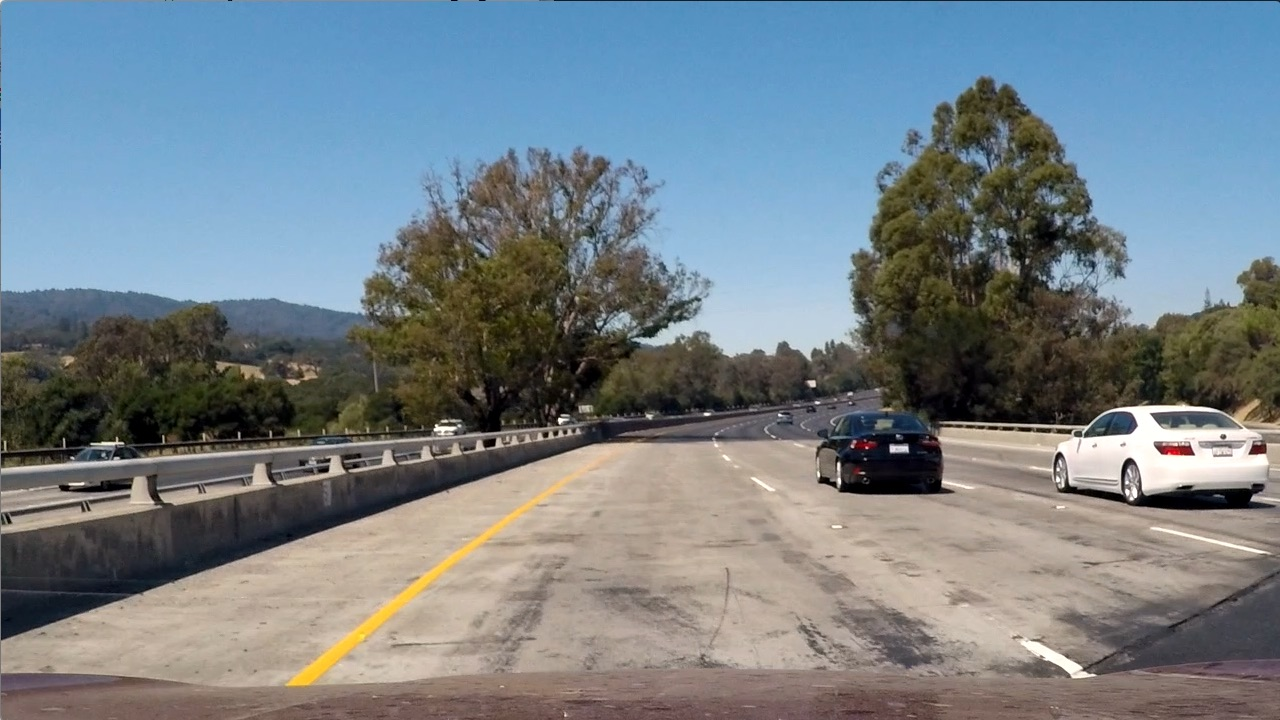
#> input picture test_images/test1.jpg, 1280 x 720 px; its folder holds only this picture in this run
$ jupyter execute --allow-errors data_explore.ipynb   (older library calls are emulated)
#> lines starting #> are read from the running program, lines starting #| are printed output that depends on the picture
[cell 1]
import glob
import cv2
import matplotlib.pyplot as plt
import matplotlib.image as mpimg
import numpy as np
from mpl_toolkits.mplot3d import Axes3D
from skimage.feature import hog

[cell 2]
def color_hist(image, nbins=32, bins_range=(0, 256)):

    # Computing the histogram of the RGB channels separately
    rhist = np.histogram(image[:,:,0], bins=32, range=(0, 256)) #R-Channel
    ghist = np.histogram(image[:,:,1], bins=32, range=(0, 256))# G-Channel
    bhist = np.histogram(image[:,:,2], bins=32, range=(0, 256))#B-Channel
    # Generating bin centers
    bin_edges = rhist[1]
    bin_centers = (bin_edges[1:]  + bin_edges[0:len(bin_edges)-1])/2
    # Concatenating the histograms into a single feature vector
    hist_features = np.concatenate((rhist[0], ghist[0], bhist[0]))

    # Returning the individual histograms, bin_centers and feature vector
    return rhist, ghist, bhist, bin_centers, hist_features

[cell 3]
for image in glob.glob('test_images/test*.jpg'):
    img = mpimg.imread(image)
#> img is the input picture: shape (720, 1280, 3); mean R, G, B 117.5, 128.7, 135.5
    rhist, ghist, bhist, bin_centers, hist_features = color_hist(img, nbins=32, bins_range=(0, 256))
#> in color_hist, `bin_edges = rhist[1]`: bin_edges = 33 values from 0 to 256
#> in color_hist, `bin_centers = (bin_edges[1:]  + bin_edges[0:len(bin_edges)-1])/2`: bin_centers = 32 values from 4 to 252
#> in color_hist, `hist_features = np.concatenate((rhist[0], ghist[0], bhist[0]))`: hist_features = 96 values, max 111331 at index 89, min 936 at index 60, mean 28800
#> bin_centers = 32 values from 4 to 252
    if rhist is not None:
        print("R-G-B For Image"+ image)
        fig = plt.figure(figsize=(12,3))
        plt.subplot(131)
        plt.bar(bin_centers, rhist[0])
        plt.xlim(0, 256)
        plt.title('R Histogram')
        plt.subplot(132)
        plt.bar(bin_centers, ghist[0])
        plt.xlim(0, 256)
        plt.title('G Histogram')
        plt.subplot(133)
        plt.bar(bin_centers, bhist[0])
        plt.xlim(0, 256)
        plt.title('B Histogram')
        fig.tight_layout()
        plt.show()
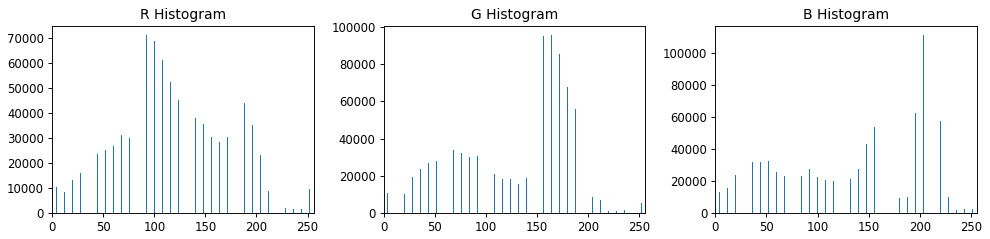
#> figure drawn by matplotlib, 3 panels; panel 1: tallest bar 71144 high, from x = 91.6 to 92.4; panel 2: tallest bar 95802 high, from x = 163.6 to 164.4; panel 3: tallest bar 111331 high, from x = 203.6 to 204.4
    else:
        print('Your function is returning None for at least one variable...')

[cell 4]
#Function For Color Space Exploration
def plot3d(pixels, colors_rgb,axis_labels=list("RGB"), axis_limits=[(0, 255), (0, 255), (0, 255)]):
    """Plotting pixels in 3D."""

    # Create figure and 3D axes
    fig = plt.figure(figsize=(8, 8))
    axis = Axes3D(fig)

    # Set axis limits
    axis.set_xlim(*axis_limits[0])
    axis.set_ylim(*axis_limits[1])
    axis.set_zlim(*axis_limits[2])

    # Set axis labels and sizes
    axis.tick_params(axis='both', which='major', labelsize=14, pad=8)
    axis.set_xlabel(axis_labels[0], fontsize=16, labelpad=16)
    axis.set_ylabel(axis_labels[1], fontsize=16, labelpad=16)
    axis.set_zlabel(axis_labels[2], fontsize=16, labelpad=16)

    # Plot pixel values with colors given in colors_rgb
    axis.scatter(pixels[:, :, 0].ravel(),pixels[:, :, 1].ravel(),pixels[:, :, 2].ravel(), c=colors_rgb.reshape((-1, 3))
                 , edgecolors='none')

    return axis  # returning Axes3D object for further manipulation

[cell 5]
for image in glob.glob('test_images/test*.jpg'):
    img = mpimg.imread(image)
    scale = max(img.shape[0], img.shape[1], 64) / 64  # at most 64 rows and columns
#> scale = 20
    img_small = cv2.resize(img, (np.int(img.shape[1] / scale), np.int(img.shape[0] / scale)), interpolation=cv2.INTER_NEAREST)
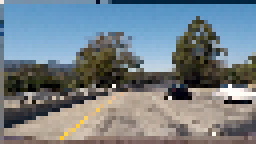
#> img_small: shape (36, 64, 3) (shown 4 times larger); mean R, G, B 116.1, 127.6, 134.6

    # OpenCV uses BGR, matplotlib likes RGB
    img_small_HSV = cv2.cvtColor(img_small, cv2.COLOR_RGB2HSV)
#> img_small_HSV: shape (36, 64, 3); mean H, S, V 61.3, 79.8, 148
    img_small_rgb = img_small / 255.  # scaled to [0, 1], only for plotting

    plt.figure(figsize=(5,5))
    # Plot and show
    print("Color Space Exploration image for="+image)
    plot3d(img_small, img_small_rgb)
    print("Color Space Exploration For RGB")
    plt.show()
    plot3d(img_small_HSV, img_small_rgb, axis_labels=list("HSV"))
    print("Color Space Exploration For HSV")
    plt.show()

[cell 6]
# Function for Performing  spatial binning
def bin_spatial(img, color_space='RGB', size=(32, 32)):
    # Convert image to new color space (if specified)
#> called with color_space = 'RGB', size = (32, 32)
    if color_space != 'RGB':
        if color_space == 'HSV':
            feature_image = cv2.cvtColor(img, cv2.COLOR_RGB2HSV)
        elif color_space == 'LUV':
            feature_image = cv2.cvtColor(img, cv2.COLOR_RGB2LUV)
        elif color_space == 'HLS':
            feature_image = cv2.cvtColor(img, cv2.COLOR_RGB2HLS)
        elif color_space == 'YUV':
            feature_image = cv2.cvtColor(img, cv2.COLOR_RGB2YUV)
        elif color_space == 'YCrCb':
            feature_image = cv2.cvtColor(img, cv2.COLOR_RGB2YCrCb)
    else: feature_image = np.copy(img)
    # Use cv2.resize().ravel() to create the feature vector
    small_img = cv2.resize(img, size)
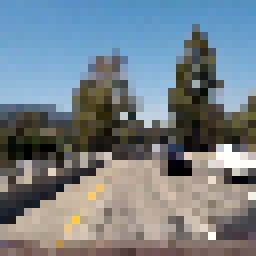
#> small_img: shape (32, 32, 3) (shown 8 times larger); mean R, G, B 117.3, 128.5, 135.6
    features = small_img.ravel() # Remove this line!
#> features = 3072 values, max 255 at index 1813, min 0 at index 1737, mean 127.1
    # Return the feature vector
    return features

[cell 7]
for image in glob.glob('test_images/test*.jpg'):
    img = mpimg.imread(image)
    feature_vectors = bin_spatial(img, color_space='RGB', size=(32, 32))
#> feature_vectors has the same summary as features in bin_spatial

    # Plot features
    print("Image Location="+image)
    plt.plot(feature_vectors)
    plt.title('Spatially Binned Features')
    plt.show()
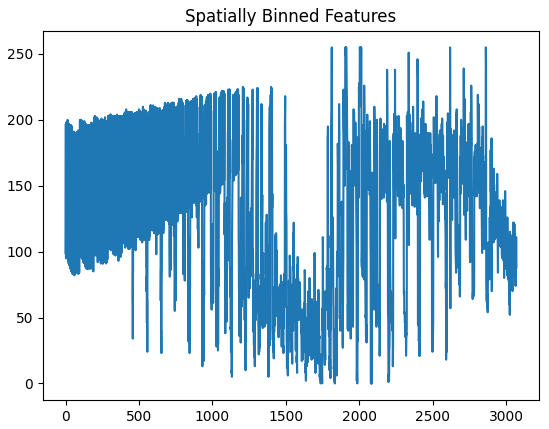
#> figure drawn by matplotlib, 1 panel; curve peaks at x = 1813, y = 255

[cell 8]
def data_look(car_list, notcar_list):
    data_dict = {}
    # Defining a key in data_dict "n_cars" and store the number of car images
    data_dict["n_cars"] = len(car_list)
    # Define a key "n_notcars" and store the number of notcar images
    data_dict["n_notcars"] = len(notcars)
    # Read in a test image, either car or notcar
    example_img = mpimg.imread(car_list[0])
    # Define a key "image_shape" and store the test image shape 3-tuple
    data_dict["image_shape"] = example_img.shape
    # Define a key "data_type" and store the data type of the test image.
    data_dict["data_type"] = example_img.dtype
    # Return data_dict
    return data_dict

[cell 9]
# Udacity data set collection

notcars = []
cars = []
for image in glob.glob('dataset/vehicles_smallset/cars**/*.jpeg', recursive=True):
    cars.append(image)

for image in glob.glob('dataset/non-vehicles_smallset/notcars**/*.jpeg', recursive=True):
    notcars.append(image)


#> (the rest of this cell did not finish here and is left out)

[cell 10]
def get_hog_features(img,cspace, orient, pix_per_cell, cell_per_block, vis=False, feature_vec=True):
    hog_channel=0
    if cspace != 'RGB':
            if cspace == 'HSV':
                feature_image = cv2.cvtColor(img, cv2.COLOR_RGB2HSV)
            elif cspace == 'LUV':
                feature_image = cv2.cvtColor(img, cv2.COLOR_RGB2LUV)
            elif cspace == 'HLS':
                feature_image = cv2.cvtColor(img, cv2.COLOR_RGB2HLS)
            elif cspace == 'YUV':
                feature_image = cv2.cvtColor(img, cv2.COLOR_RGB2YUV)
            elif cspace == 'YCrCb':
                feature_image = cv2.cvtColor(img, cv2.COLOR_RGB2YCrCb)
    else:
        feature_image = np.copy(img)

    if hog_channel<3:
        img = feature_image[:,:,hog_channel]
    else:
        img = np.copy(feature_image)
    if vis == True:
        # Use skimage.hog() to get both features and a visualization
        from skimage.feature import hog

        features, hog_image = hog(img, orientations=orient,
            pixels_per_cell=(pix_per_cell, pix_per_cell),
            cells_per_block=(cell_per_block, cell_per_block),
            visualise=True, feature_vector=False)
        return features, hog_image
    else:
        # Use skimage.hog() to get features only
        features = [] # Remove this line
        return features

[cell 11]
# Define HOG parameters
orient = 9
pix_per_cell = 8
cell_per_block = 2
# Call our function with vis=True to see an image output
#> (the rest of this cell did not finish here and is left out)

#> (a cell that did not finish here is left out)

[cell 13]
def plot_channel(image, cspace ='RBG'):
#> called with cspace = 'LUV'
    if cspace != 'RGB':
            if cspace == 'HSV':
                feature_image = cv2.cvtColor(image, cv2.COLOR_RGB2HSV)
            elif cspace == 'LUV':
                feature_image = cv2.cvtColor(image, cv2.COLOR_RGB2LUV)
#> feature_image: shape (720, 1280, 3); mean of channels 0, 1, 2 133.8, 93.4, 128.6
            elif cspace == 'HLS':
                feature_image = cv2.cvtColor(image, cv2.COLOR_RGB2HLS)
            elif cspace == 'YUV':
                feature_image = cv2.cvtColor(image, cv2.COLOR_RGB2YUV)
            elif cspace == 'YCrCb':
                feature_image = cv2.cvtColor(image, cv2.COLOR_RGB2YCrCb)
    else:
        feature_image = np.copy(image)

    fig = plt.figure(figsize=(20,10))
    print('Image Channel='+cspace)
    plt.subplot(3,1,1)
    plt.imshow(feature_image[:,:,0])
    plt.title('0 Part of the image')
    plt.subplot(3,1,2)
    plt.imshow(feature_image[:,:,1])
    plt.title('1 part of the image')
    plt.subplot(3,1,3)
    plt.imshow(feature_image[:,:,2])
    plt.title('2 part of the image')
    plt.show()
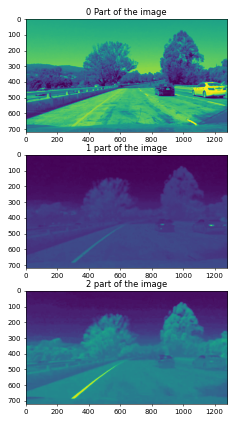
#> figure drawn by matplotlib, 3 panels

$ run again, on test_images/test5.jpg
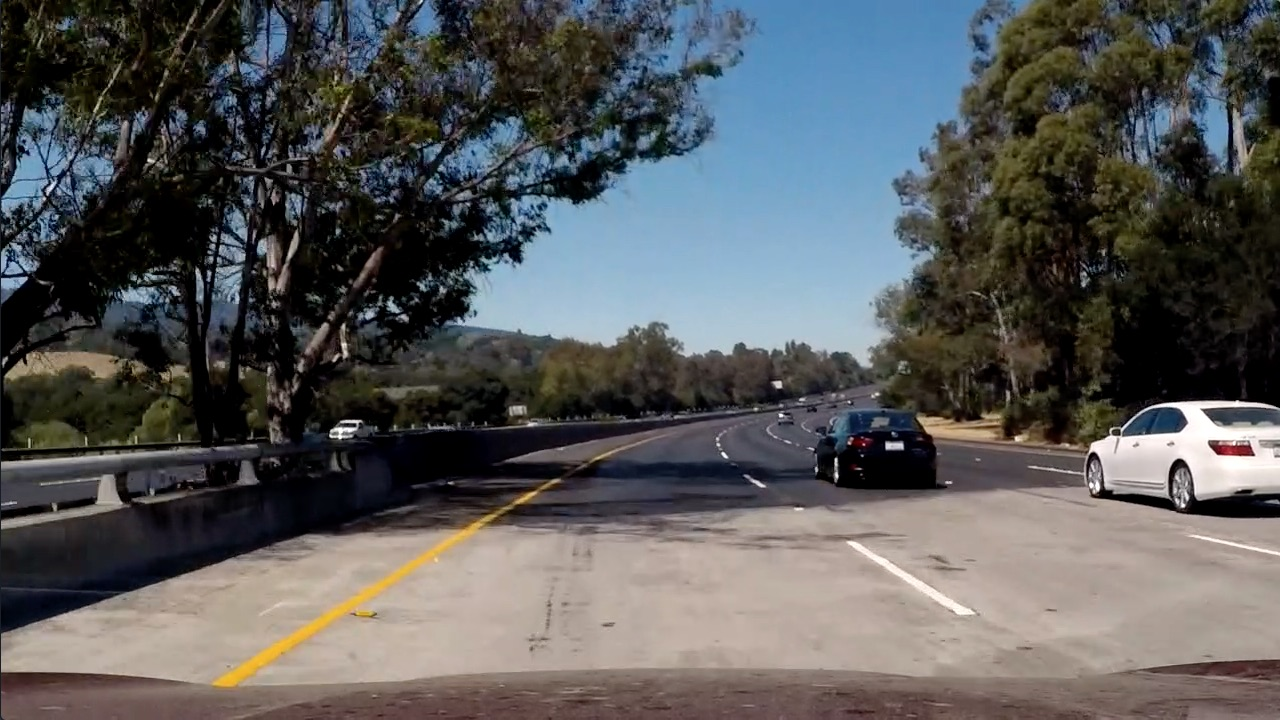
#> input picture test_images/test5.jpg, 1280 x 720 px
#> img is the input picture: shape (720, 1280, 3); mean R, G, B 88.5, 89.3, 89.8
#> bin_edges = 33 values from 0 to 256
#> in color_hist, `bin_centers = (bin_edges[1:]  + bin_edges[0:len(bin_edges)-1])/2`: bin_centers = 32 values from 4 to 252
#> in color_hist, `hist_features = np.concatenate((rhist[0], ghist[0], bhist[0]))`: hist_features = 96 values, max 124231 at index 64, min 840 at index 58, mean 28800
#> `rhist, ghist, bhist, bin_centers, hist_features = color_hist(img, nbin..`: bin_centers = 32 values from 4 to 252
#> img_small_HSV: shape (36, 64, 3); mean H, S, V 56.8, 83.8, 101.7
#> in bin_spatial, `small_img = cv2.resize(img, size)`:
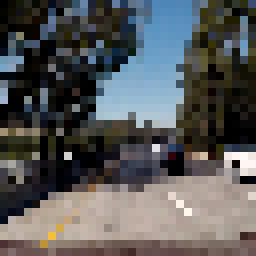
#> small_img: shape (32, 32, 3) (shown 8 times larger); mean R, G, B 87.4, 88.3, 88.7
#> features = 3072 values, max 255 at index 1911, min 0 at index 0, mean 88.13
#> feature_vectors has the same summary as features in bin_spatial
#> feature_image: shape (720, 1280, 3); mean of channels 0, 1, 2 93.3, 96.7, 135.2
#> in plot_channel, `plt.show()`:
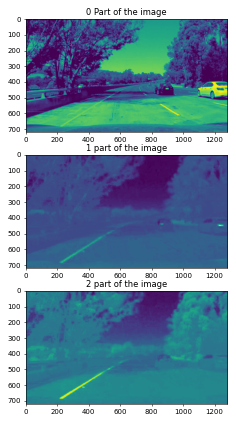
#> figure drawn by matplotlib, 3 panels

$ run again, on test_images/test6.jpg
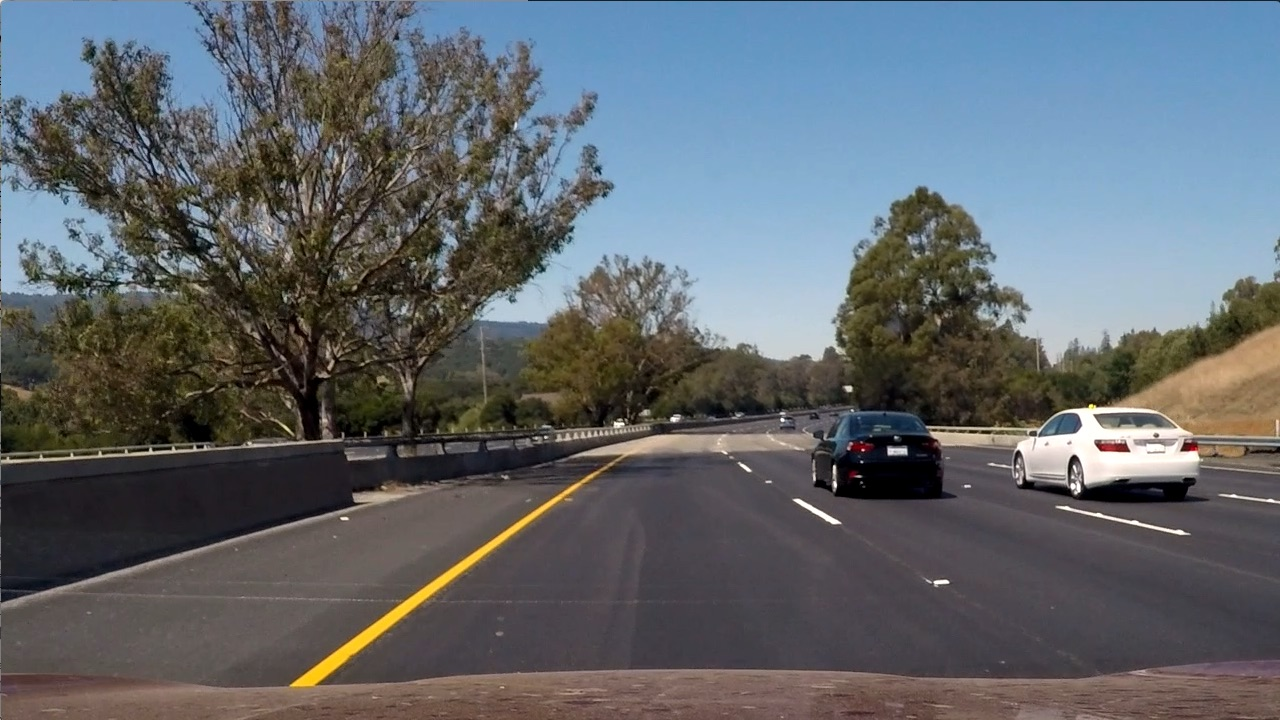
#> input picture test_images/test6.jpg, 1280 x 720 px
#> img is the input picture: shape (720, 1280, 3); mean R, G, B 97, 102.6, 107.9
#> bin_edges = 33 values from 0 to 256
#> in color_hist, `bin_centers = (bin_edges[1:]  + bin_edges[0:len(bin_edges)-1])/2`: bin_centers = 32 values from 4 to 252
#> in color_hist, `hist_features = np.concatenate((rhist[0], ghist[0], bhist[0]))`: hist_features = 96 values, max 118671 at index 73, min 658 at index 59, mean 28800
#> `rhist, ghist, bhist, bin_centers, hist_features = color_hist(img, nbin..`: bin_centers = 32 values from 4 to 252
#> img_small_HSV: shape (36, 64, 3); mean H, S, V 77.7, 69, 117.7
#> in bin_spatial, `small_img = cv2.resize(img, size)`:
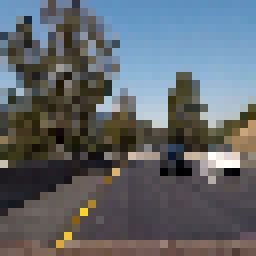
#> small_img: shape (32, 32, 3) (shown 8 times larger); mean R, G, B 96.3, 101.9, 107
#> features = 3072 values, max 255 at index 1902, min 0 at index 1654, mean 101.7
#> feature_vectors has the same summary as features in bin_spatial
#> feature_image: shape (720, 1280, 3); mean of channels 0, 1, 2 107.9, 94.9, 130.5
#> in plot_channel, `plt.show()`:
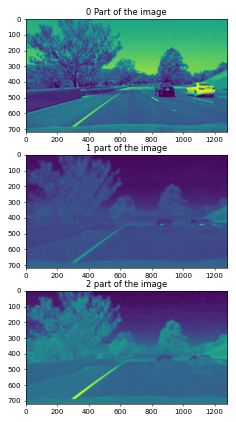
#> figure drawn by matplotlib, 3 panels

$ run again, on test_images/test2.jpg
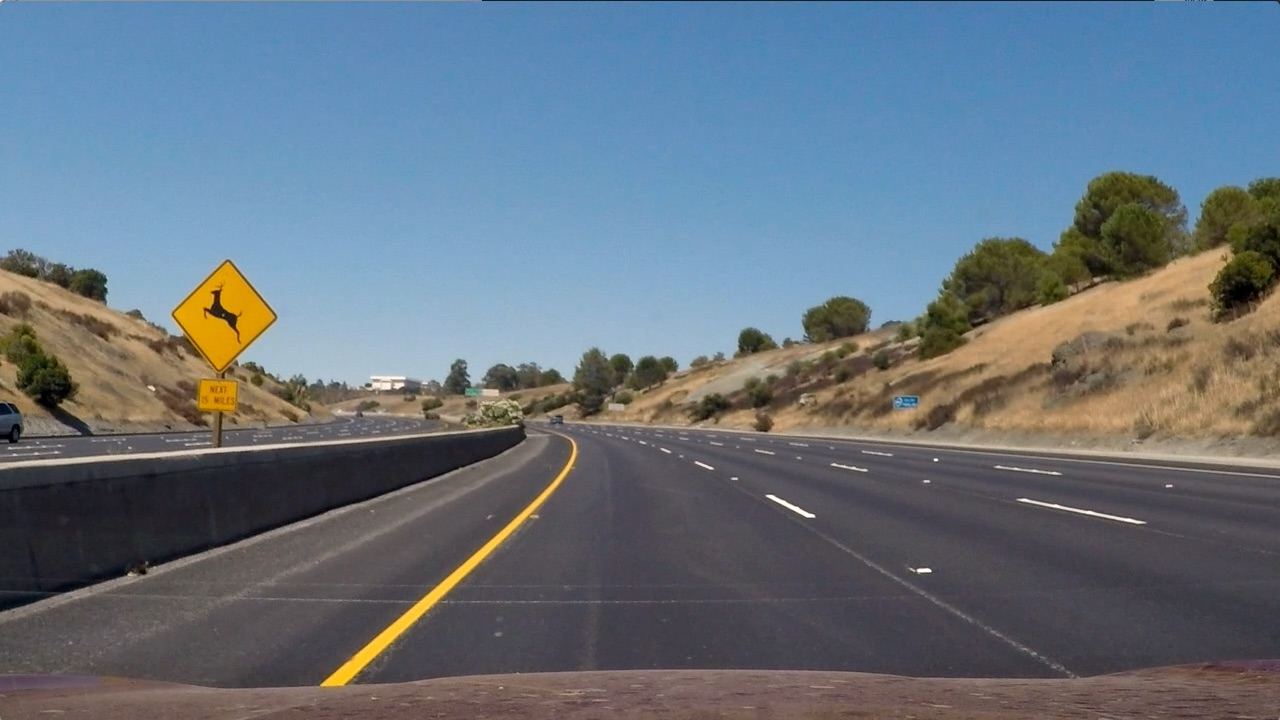
#> input picture test_images/test2.jpg, 1280 x 720 px
#> img is the input picture: shape (720, 1280, 3); mean R, G, B 102.8, 114.6, 125.5
#> bin_edges = 33 values from 0 to 256
#> in color_hist, `bin_centers = (bin_edges[1:]  + bin_edges[0:len(bin_edges)-1])/2`: bin_centers = 32 values from 4 to 252
#> in color_hist, `hist_features = np.concatenate((rhist[0], ghist[0], bhist[0]))`: hist_features = 96 values, max 117155 at index 74, min 82 at index 95, mean 28800
#> `rhist, ghist, bhist, bin_centers, hist_features = color_hist(img, nbin..`: bin_centers = 32 values from 4 to 252
#> img_small_HSV: shape (36, 64, 3); mean H, S, V 88.4, 81.5, 137.9
#> in bin_spatial, `small_img = cv2.resize(img, size)`:
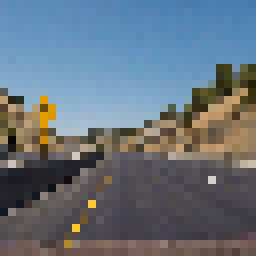
#> small_img: shape (32, 32, 3) (shown 8 times larger); mean R, G, B 102.2, 113.9, 124.8
#> features = 3072 values, max 253 at index 2433, min 0 at index 1361, mean 113.6
#> feature_vectors has the same summary as features in bin_spatial
#> feature_image: shape (720, 1280, 3); mean of channels 0, 1, 2 120.7, 93.2, 125
#> in plot_channel, `plt.show()`:
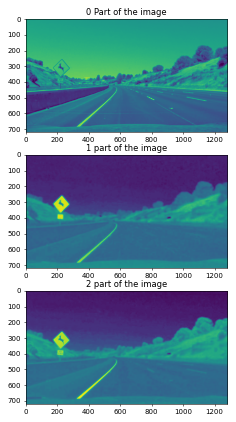
#> figure drawn by matplotlib, 3 panels
